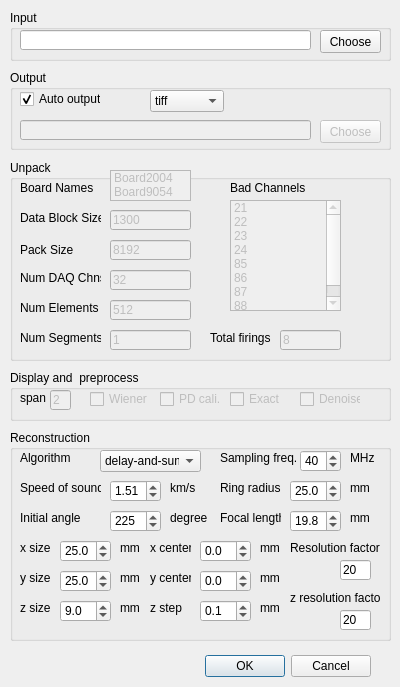
<?xml version="1.0" encoding="UTF-8"?>
<ui version="4.0">
 <class>ConfigDialog</class>
 <widget class="QDialog" name="ConfigDialog">
  <property name="geometry">
   <rect>
    <x>0</x>
    <y>0</y>
    <width>400</width>
    <height>687</height>
   </rect>
  </property>
  <property name="windowTitle">
   <string notr="true">Configuration Dialog</string>
  </property>
  <widget class="QDialogButtonBox" name="buttonBox">
   <property name="geometry">
    <rect>
     <x>30</x>
     <y>650</y>
     <width>341</width>
     <height>32</height>
    </rect>
   </property>
   <property name="orientation">
    <enum>Qt::Horizontal</enum>
   </property>
   <property name="standardButtons">
    <set>QDialogButtonBox::Cancel|QDialogButtonBox::Ok</set>
   </property>
  </widget>
  <widget class="QGroupBox" name="mGroupInput">
   <property name="geometry">
    <rect>
     <x>10</x>
     <y>10</y>
     <width>381</width>
     <height>51</height>
    </rect>
   </property>
   <property name="title">
    <string>Input</string>
   </property>
   <widget class="QLineEdit" name="mEditInputDir">
    <property name="geometry">
     <rect>
      <x>10</x>
      <y>20</y>
      <width>291</width>
      <height>20</height>
     </rect>
    </property>
   </widget>
   <widget class="QPushButton" name="mBtnChooseInput">
    <property name="geometry">
     <rect>
      <x>310</x>
      <y>20</y>
      <width>61</width>
      <height>23</height>
     </rect>
    </property>
    <property name="text">
     <string>Choose</string>
    </property>
   </widget>
  </widget>
  <widget class="QGroupBox" name="mGroupOutput">
   <property name="geometry">
    <rect>
     <x>10</x>
     <y>70</y>
     <width>381</width>
     <height>80</height>
    </rect>
   </property>
   <property name="title">
    <string>Output</string>
   </property>
   <widget class="QLineEdit" name="mEditOutputDir">
    <property name="enabled">
     <bool>false</bool>
    </property>
    <property name="geometry">
     <rect>
      <x>10</x>
      <y>50</y>
      <width>291</width>
      <height>20</height>
     </rect>
    </property>
   </widget>
   <widget class="QPushButton" name="mBtnChooseOutput">
    <property name="enabled">
     <bool>false</bool>
    </property>
    <property name="geometry">
     <rect>
      <x>310</x>
      <y>50</y>
      <width>61</width>
      <height>23</height>
     </rect>
    </property>
    <property name="text">
     <string>Choose</string>
    </property>
   </widget>
   <widget class="QCheckBox" name="mChkAutoOutput">
    <property name="geometry">
     <rect>
      <x>10</x>
      <y>20</y>
      <width>81</width>
      <height>18</height>
     </rect>
    </property>
    <property name="text">
     <string>Auto output</string>
    </property>
    <property name="checked">
     <bool>true</bool>
    </property>
   </widget>
   <widget class="QComboBox" name="mCmbOutFormat">
    <property name="geometry">
     <rect>
      <x>140</x>
      <y>20</y>
      <width>74</width>
      <height>22</height>
     </rect>
    </property>
    <item>
     <property name="text">
      <string>tiff</string>
     </property>
    </item>
    <item>
     <property name="text">
      <string>hdf5</string>
     </property>
    </item>
   </widget>
  </widget>
  <widget class="QGroupBox" name="mGroupUnpack">
   <property name="geometry">
    <rect>
     <x>10</x>
     <y>160</y>
     <width>381</width>
     <height>201</height>
    </rect>
   </property>
   <property name="title">
    <string>Unpack</string>
   </property>
   <widget class="QLabel" name="lb1">
    <property name="geometry">
     <rect>
      <x>10</x>
      <y>20</y>
      <width>81</width>
      <height>16</height>
     </rect>
    </property>
    <property name="text">
     <string>Board Names</string>
    </property>
   </widget>
   <widget class="QListWidget" name="mLstBoardNames">
    <property name="enabled">
     <bool>false</bool>
    </property>
    <property name="geometry">
     <rect>
      <x>100</x>
      <y>10</y>
      <width>81</width>
      <height>31</height>
     </rect>
    </property>
    <item>
     <property name="text">
      <string>Board2004</string>
     </property>
    </item>
    <item>
     <property name="text">
      <string>Board9054</string>
     </property>
    </item>
   </widget>
   <widget class="QLabel" name="lb2">
    <property name="geometry">
     <rect>
      <x>10</x>
      <y>50</y>
      <width>81</width>
      <height>16</height>
     </rect>
    </property>
    <property name="text">
     <string>Data Block Size</string>
    </property>
   </widget>
   <widget class="QLineEdit" name="mEditDataBlockSize">
    <property name="enabled">
     <bool>false</bool>
    </property>
    <property name="geometry">
     <rect>
      <x>100</x>
      <y>50</y>
      <width>81</width>
      <height>20</height>
     </rect>
    </property>
    <property name="text">
     <string>1300</string>
    </property>
   </widget>
   <widget class="QLabel" name="lb3">
    <property name="geometry">
     <rect>
      <x>10</x>
      <y>80</y>
      <width>81</width>
      <height>20</height>
     </rect>
    </property>
    <property name="text">
     <string>Pack Size</string>
    </property>
   </widget>
   <widget class="QLineEdit" name="mEditPackSize">
    <property name="enabled">
     <bool>false</bool>
    </property>
    <property name="geometry">
     <rect>
      <x>100</x>
      <y>80</y>
      <width>81</width>
      <height>20</height>
     </rect>
    </property>
    <property name="text">
     <string>8192</string>
    </property>
   </widget>
   <widget class="QLabel" name="lb4">
    <property name="geometry">
     <rect>
      <x>10</x>
      <y>110</y>
      <width>81</width>
      <height>16</height>
     </rect>
    </property>
    <property name="text">
     <string>Num DAQ Chns</string>
    </property>
   </widget>
   <widget class="QLineEdit" name="mEditNumDaqChnsBoard">
    <property name="enabled">
     <bool>false</bool>
    </property>
    <property name="geometry">
     <rect>
      <x>100</x>
      <y>110</y>
      <width>81</width>
      <height>20</height>
     </rect>
    </property>
    <property name="text">
     <string>32</string>
    </property>
   </widget>
   <widget class="QLabel" name="lb5">
    <property name="geometry">
     <rect>
      <x>10</x>
      <y>140</y>
      <width>81</width>
      <height>16</height>
     </rect>
    </property>
    <property name="text">
     <string>Num Elements</string>
    </property>
   </widget>
   <widget class="QLineEdit" name="mEditNumElements">
    <property name="enabled">
     <bool>false</bool>
    </property>
    <property name="geometry">
     <rect>
      <x>100</x>
      <y>140</y>
      <width>81</width>
      <height>20</height>
     </rect>
    </property>
    <property name="text">
     <string>512</string>
    </property>
   </widget>
   <widget class="QLabel" name="lb6">
    <property name="geometry">
     <rect>
      <x>10</x>
      <y>170</y>
      <width>81</width>
      <height>16</height>
     </rect>
    </property>
    <property name="text">
     <string>Num Segments</string>
    </property>
   </widget>
   <widget class="QLineEdit" name="mEditNumSegments">
    <property name="enabled">
     <bool>false</bool>
    </property>
    <property name="geometry">
     <rect>
      <x>100</x>
      <y>170</y>
      <width>81</width>
      <height>20</height>
     </rect>
    </property>
    <property name="text">
     <string>1</string>
    </property>
   </widget>
   <widget class="QLabel" name="lb7">
    <property name="geometry">
     <rect>
      <x>220</x>
      <y>20</y>
      <width>81</width>
      <height>16</height>
     </rect>
    </property>
    <property name="text">
     <string>Bad Channels</string>
    </property>
   </widget>
   <widget class="QListWidget" name="mLstBadChannels">
    <property name="enabled">
     <bool>false</bool>
    </property>
    <property name="geometry">
     <rect>
      <x>220</x>
      <y>40</y>
      <width>111</width>
      <height>111</height>
     </rect>
    </property>
    <item>
     <property name="text">
      <string>21</string>
     </property>
    </item>
    <item>
     <property name="text">
      <string>22</string>
     </property>
    </item>
    <item>
     <property name="text">
      <string>23</string>
     </property>
    </item>
    <item>
     <property name="text">
      <string>24</string>
     </property>
    </item>
    <item>
     <property name="text">
      <string>85</string>
     </property>
    </item>
    <item>
     <property name="text">
      <string>86</string>
     </property>
    </item>
    <item>
     <property name="text">
      <string>87</string>
     </property>
    </item>
    <item>
     <property name="text">
      <string>88</string>
     </property>
    </item>
   </widget>
   <widget class="QLabel" name="lb4_2">
    <property name="geometry">
     <rect>
      <x>200</x>
      <y>170</y>
      <width>81</width>
      <height>16</height>
     </rect>
    </property>
    <property name="text">
     <string>Total firings</string>
    </property>
   </widget>
   <widget class="QLineEdit" name="mEditTotFirings">
    <property name="enabled">
     <bool>false</bool>
    </property>
    <property name="geometry">
     <rect>
      <x>270</x>
      <y>170</y>
      <width>61</width>
      <height>20</height>
     </rect>
    </property>
    <property name="text">
     <string>8</string>
    </property>
   </widget>
  </widget>
  <widget class="QGroupBox" name="mGroupDisplay">
   <property name="geometry">
    <rect>
     <x>10</x>
     <y>370</y>
     <width>381</width>
     <height>51</height>
    </rect>
   </property>
   <property name="title">
    <string>Display and  preprocess</string>
   </property>
   <widget class="QLabel" name="lb8">
    <property name="geometry">
     <rect>
      <x>10</x>
      <y>20</y>
      <width>31</width>
      <height>16</height>
     </rect>
    </property>
    <property name="text">
     <string>span</string>
    </property>
   </widget>
   <widget class="QLineEdit" name="mEditSpan">
    <property name="enabled">
     <bool>false</bool>
    </property>
    <property name="geometry">
     <rect>
      <x>40</x>
      <y>20</y>
      <width>21</width>
      <height>20</height>
     </rect>
    </property>
    <property name="text">
     <string>2</string>
    </property>
   </widget>
   <widget class="QCheckBox" name="mChkWi">
    <property name="enabled">
     <bool>false</bool>
    </property>
    <property name="geometry">
     <rect>
      <x>80</x>
      <y>20</y>
      <width>61</width>
      <height>18</height>
     </rect>
    </property>
    <property name="text">
     <string>Wiener</string>
    </property>
   </widget>
   <widget class="QCheckBox" name="mChkPc">
    <property name="enabled">
     <bool>false</bool>
    </property>
    <property name="geometry">
     <rect>
      <x>150</x>
      <y>20</y>
      <width>61</width>
      <height>18</height>
     </rect>
    </property>
    <property name="text">
     <string>PD cali.</string>
    </property>
   </widget>
   <widget class="QCheckBox" name="mChkExact">
    <property name="enabled">
     <bool>false</bool>
    </property>
    <property name="geometry">
     <rect>
      <x>220</x>
      <y>20</y>
      <width>61</width>
      <height>18</height>
     </rect>
    </property>
    <property name="text">
     <string>Exact</string>
    </property>
   </widget>
   <widget class="QCheckBox" name="mChkDenoise">
    <property name="enabled">
     <bool>false</bool>
    </property>
    <property name="geometry">
     <rect>
      <x>290</x>
      <y>20</y>
      <width>61</width>
      <height>18</height>
     </rect>
    </property>
    <property name="text">
     <string>Denoise</string>
    </property>
   </widget>
  </widget>
  <widget class="QGroupBox" name="mGroupRecon">
   <property name="geometry">
    <rect>
     <x>10</x>
     <y>430</y>
     <width>381</width>
     <height>211</height>
    </rect>
   </property>
   <property name="title">
    <string>Reconstruction</string>
   </property>
   <widget class="QLabel" name="lb9">
    <property name="geometry">
     <rect>
      <x>10</x>
      <y>20</y>
      <width>61</width>
      <height>16</height>
     </rect>
    </property>
    <property name="text">
     <string>Algorithm</string>
    </property>
   </widget>
   <widget class="QComboBox" name="mCmbAlgorithm">
    <property name="geometry">
     <rect>
      <x>90</x>
      <y>20</y>
      <width>101</width>
      <height>22</height>
     </rect>
    </property>
    <item>
     <property name="text">
      <string>delay-and-sum</string>
     </property>
    </item>
    <item>
     <property name="text">
      <string>envelope</string>
     </property>
    </item>
   </widget>
   <widget class="QLabel" name="lb10">
    <property name="geometry">
     <rect>
      <x>10</x>
      <y>50</y>
      <width>81</width>
      <height>16</height>
     </rect>
    </property>
    <property name="text">
     <string>Speed of sound</string>
    </property>
   </widget>
   <widget class="QDoubleSpinBox" name="mSpnVm">
    <property name="geometry">
     <rect>
      <x>100</x>
      <y>50</y>
      <width>51</width>
      <height>22</height>
     </rect>
    </property>
    <property name="singleStep">
     <double>0.010000000000000</double>
    </property>
    <property name="value">
     <double>1.510000000000000</double>
    </property>
   </widget>
   <widget class="QLabel" name="lb11">
    <property name="geometry">
     <rect>
      <x>160</x>
      <y>50</y>
      <width>31</width>
      <height>16</height>
     </rect>
    </property>
    <property name="text">
     <string>km/s</string>
    </property>
   </widget>
   <widget class="QLabel" name="lb12">
    <property name="geometry">
     <rect>
      <x>10</x>
      <y>80</y>
      <width>81</width>
      <height>16</height>
     </rect>
    </property>
    <property name="text">
     <string>Initial angle</string>
    </property>
   </widget>
   <widget class="QSpinBox" name="mSpnInitAngle">
    <property name="geometry">
     <rect>
      <x>100</x>
      <y>80</y>
      <width>51</width>
      <height>22</height>
     </rect>
    </property>
    <property name="maximum">
     <number>360</number>
    </property>
    <property name="value">
     <number>225</number>
    </property>
   </widget>
   <widget class="QLabel" name="lb13">
    <property name="geometry">
     <rect>
      <x>160</x>
      <y>80</y>
      <width>41</width>
      <height>16</height>
     </rect>
    </property>
    <property name="text">
     <string>degree</string>
    </property>
   </widget>
   <widget class="QLabel" name="lb14">
    <property name="geometry">
     <rect>
      <x>10</x>
      <y>110</y>
      <width>41</width>
      <height>16</height>
     </rect>
    </property>
    <property name="text">
     <string>x size</string>
    </property>
   </widget>
   <widget class="QDoubleSpinBox" name="mSpnXSize">
    <property name="geometry">
     <rect>
      <x>50</x>
      <y>110</y>
      <width>51</width>
      <height>22</height>
     </rect>
    </property>
    <property name="decimals">
     <number>1</number>
    </property>
    <property name="value">
     <double>25.000000000000000</double>
    </property>
   </widget>
   <widget class="QLabel" name="lb15">
    <property name="geometry">
     <rect>
      <x>110</x>
      <y>110</y>
      <width>21</width>
      <height>16</height>
     </rect>
    </property>
    <property name="text">
     <string>mm</string>
    </property>
   </widget>
   <widget class="QLabel" name="lb16">
    <property name="geometry">
     <rect>
      <x>10</x>
      <y>140</y>
      <width>41</width>
      <height>16</height>
     </rect>
    </property>
    <property name="text">
     <string>y size</string>
    </property>
   </widget>
   <widget class="QLabel" name="lb17">
    <property name="geometry">
     <rect>
      <x>110</x>
      <y>140</y>
      <width>21</width>
      <height>16</height>
     </rect>
    </property>
    <property name="text">
     <string>mm</string>
    </property>
   </widget>
   <widget class="QDoubleSpinBox" name="mSpnYSize">
    <property name="geometry">
     <rect>
      <x>50</x>
      <y>140</y>
      <width>51</width>
      <height>22</height>
     </rect>
    </property>
    <property name="decimals">
     <number>1</number>
    </property>
    <property name="value">
     <double>25.000000000000000</double>
    </property>
   </widget>
   <widget class="QLabel" name="lb18">
    <property name="geometry">
     <rect>
      <x>10</x>
      <y>170</y>
      <width>41</width>
      <height>16</height>
     </rect>
    </property>
    <property name="text">
     <string>z size</string>
    </property>
   </widget>
   <widget class="QLabel" name="lb19">
    <property name="geometry">
     <rect>
      <x>110</x>
      <y>170</y>
      <width>21</width>
      <height>16</height>
     </rect>
    </property>
    <property name="text">
     <string>mm</string>
    </property>
   </widget>
   <widget class="QDoubleSpinBox" name="mSpnZSize">
    <property name="geometry">
     <rect>
      <x>50</x>
      <y>170</y>
      <width>51</width>
      <height>22</height>
     </rect>
    </property>
    <property name="decimals">
     <number>1</number>
    </property>
    <property name="value">
     <double>9.000000000000000</double>
    </property>
   </widget>
   <widget class="QLabel" name="lb20">
    <property name="geometry">
     <rect>
      <x>140</x>
      <y>110</y>
      <width>41</width>
      <height>16</height>
     </rect>
    </property>
    <property name="text">
     <string>x center</string>
    </property>
   </widget>
   <widget class="QLabel" name="lb21">
    <property name="geometry">
     <rect>
      <x>250</x>
      <y>110</y>
      <width>21</width>
      <height>16</height>
     </rect>
    </property>
    <property name="text">
     <string>mm</string>
    </property>
   </widget>
   <widget class="QDoubleSpinBox" name="mSpnXCenter">
    <property name="geometry">
     <rect>
      <x>190</x>
      <y>110</y>
      <width>51</width>
      <height>22</height>
     </rect>
    </property>
    <property name="decimals">
     <number>1</number>
    </property>
    <property name="minimum">
     <double>-50.000000000000000</double>
    </property>
    <property name="maximum">
     <double>50.000000000000000</double>
    </property>
    <property name="value">
     <double>0.000000000000000</double>
    </property>
   </widget>
   <widget class="QLabel" name="lb22">
    <property name="geometry">
     <rect>
      <x>140</x>
      <y>140</y>
      <width>41</width>
      <height>16</height>
     </rect>
    </property>
    <property name="text">
     <string>y center</string>
    </property>
   </widget>
   <widget class="QDoubleSpinBox" name="mSpnYCenter">
    <property name="geometry">
     <rect>
      <x>190</x>
      <y>140</y>
      <width>51</width>
      <height>22</height>
     </rect>
    </property>
    <property name="decimals">
     <number>1</number>
    </property>
    <property name="minimum">
     <double>-50.000000000000000</double>
    </property>
    <property name="maximum">
     <double>50.000000000000000</double>
    </property>
    <property name="value">
     <double>0.000000000000000</double>
    </property>
   </widget>
   <widget class="QLabel" name="lb23">
    <property name="geometry">
     <rect>
      <x>250</x>
      <y>140</y>
      <width>21</width>
      <height>16</height>
     </rect>
    </property>
    <property name="text">
     <string>mm</string>
    </property>
   </widget>
   <widget class="QLabel" name="lb24">
    <property name="geometry">
     <rect>
      <x>210</x>
      <y>20</y>
      <width>81</width>
      <height>16</height>
     </rect>
    </property>
    <property name="text">
     <string>Sampling freq.</string>
    </property>
   </widget>
   <widget class="QSpinBox" name="mSpnFs">
    <property name="geometry">
     <rect>
      <x>290</x>
      <y>20</y>
      <width>41</width>
      <height>22</height>
     </rect>
    </property>
    <property name="maximum">
     <number>100</number>
    </property>
    <property name="singleStep">
     <number>10</number>
    </property>
    <property name="value">
     <number>40</number>
    </property>
   </widget>
   <widget class="QLabel" name="lb25">
    <property name="geometry">
     <rect>
      <x>340</x>
      <y>20</y>
      <width>31</width>
      <height>16</height>
     </rect>
    </property>
    <property name="text">
     <string>MHz</string>
    </property>
   </widget>
   <widget class="QLabel" name="lb26">
    <property name="geometry">
     <rect>
      <x>210</x>
      <y>50</y>
      <width>61</width>
      <height>16</height>
     </rect>
    </property>
    <property name="text">
     <string>Ring radius</string>
    </property>
   </widget>
   <widget class="QDoubleSpinBox" name="mSpnR">
    <property name="geometry">
     <rect>
      <x>280</x>
      <y>50</y>
      <width>51</width>
      <height>22</height>
     </rect>
    </property>
    <property name="decimals">
     <number>1</number>
    </property>
    <property name="minimum">
     <double>0.000000000000000</double>
    </property>
    <property name="maximum">
     <double>50.000000000000000</double>
    </property>
    <property name="value">
     <double>25.000000000000000</double>
    </property>
   </widget>
   <widget class="QLabel" name="lb27">
    <property name="geometry">
     <rect>
      <x>340</x>
      <y>50</y>
      <width>21</width>
      <height>16</height>
     </rect>
    </property>
    <property name="text">
     <string>mm</string>
    </property>
   </widget>
   <widget class="QLabel" name="lb30">
    <property name="geometry">
     <rect>
      <x>280</x>
      <y>110</y>
      <width>91</width>
      <height>16</height>
     </rect>
    </property>
    <property name="text">
     <string>Resolution factor</string>
    </property>
   </widget>
   <widget class="QLineEdit" name="mEditRf">
    <property name="geometry">
     <rect>
      <x>330</x>
      <y>130</y>
      <width>31</width>
      <height>20</height>
     </rect>
    </property>
    <property name="text">
     <string>20</string>
    </property>
   </widget>
   <widget class="QLabel" name="lb31">
    <property name="geometry">
     <rect>
      <x>210</x>
      <y>80</y>
      <width>61</width>
      <height>16</height>
     </rect>
    </property>
    <property name="text">
     <string>Focal length</string>
    </property>
   </widget>
   <widget class="QDoubleSpinBox" name="mSpnLenR">
    <property name="geometry">
     <rect>
      <x>280</x>
      <y>80</y>
      <width>51</width>
      <height>22</height>
     </rect>
    </property>
    <property name="decimals">
     <number>1</number>
    </property>
    <property name="minimum">
     <double>0.000000000000000</double>
    </property>
    <property name="maximum">
     <double>50.000000000000000</double>
    </property>
    <property name="value">
     <double>19.800000000000001</double>
    </property>
   </widget>
   <widget class="QLabel" name="lb32">
    <property name="geometry">
     <rect>
      <x>340</x>
      <y>80</y>
      <width>21</width>
      <height>16</height>
     </rect>
    </property>
    <property name="text">
     <string>mm</string>
    </property>
   </widget>
   <widget class="QLabel" name="lb33">
    <property name="geometry">
     <rect>
      <x>140</x>
      <y>170</y>
      <width>41</width>
      <height>16</height>
     </rect>
    </property>
    <property name="text">
     <string>z step</string>
    </property>
   </widget>
   <widget class="QDoubleSpinBox" name="mSpnZPerStep">
    <property name="geometry">
     <rect>
      <x>190</x>
      <y>170</y>
      <width>51</width>
      <height>22</height>
     </rect>
    </property>
    <property name="decimals">
     <number>1</number>
    </property>
    <property name="minimum">
     <double>-50.000000000000000</double>
    </property>
    <property name="maximum">
     <double>50.000000000000000</double>
    </property>
    <property name="singleStep">
     <double>0.100000000000000</double>
    </property>
    <property name="value">
     <double>0.100000000000000</double>
    </property>
   </widget>
   <widget class="QLabel" name="lb34">
    <property name="geometry">
     <rect>
      <x>250</x>
      <y>170</y>
      <width>21</width>
      <height>16</height>
     </rect>
    </property>
    <property name="text">
     <string>mm</string>
    </property>
   </widget>
   <widget class="QLabel" name="lb35">
    <property name="geometry">
     <rect>
      <x>280</x>
      <y>160</y>
      <width>91</width>
      <height>16</height>
     </rect>
    </property>
    <property name="text">
     <string>z resolution factor</string>
    </property>
   </widget>
   <widget class="QLineEdit" name="mEditZrf">
    <property name="geometry">
     <rect>
      <x>330</x>
      <y>180</y>
      <width>31</width>
      <height>20</height>
     </rect>
    </property>
    <property name="text">
     <string>20</string>
    </property>
   </widget>
  </widget>
 </widget>
 <resources/>
 <connections>
  <connection>
   <sender>buttonBox</sender>
   <signal>accepted()</signal>
   <receiver>ConfigDialog</receiver>
   <slot>accept()</slot>
   <hints>
    <hint type="sourcelabel">
     <x>248</x>
     <y>254</y>
    </hint>
    <hint type="destinationlabel">
     <x>157</x>
     <y>274</y>
    </hint>
   </hints>
  </connection>
  <connection>
   <sender>buttonBox</sender>
   <signal>rejected()</signal>
   <receiver>ConfigDialog</receiver>
   <slot>reject()</slot>
   <hints>
    <hint type="sourcelabel">
     <x>316</x>
     <y>260</y>
    </hint>
    <hint type="destinationlabel">
     <x>286</x>
     <y>274</y>
    </hint>
   </hints>
  </connection>
 </connections>
</ui>
